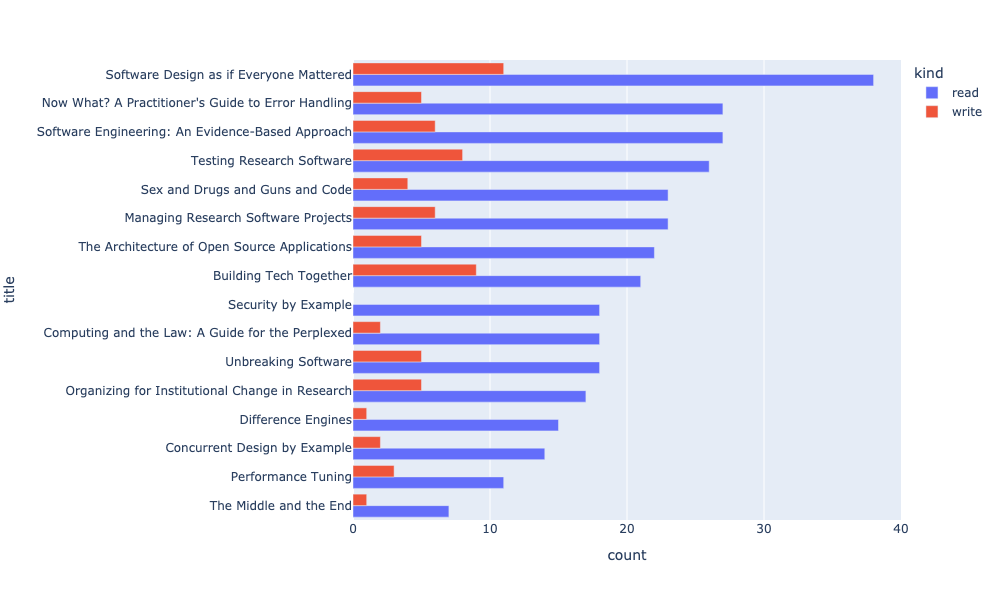

The script that drew this image:
from collections import Counter, defaultdict
import csv
import pandas as pd
import plotly.express as px
import sys

columns = [
    "timestamp",
    "read",
    "write",
    "background",
    "email",
]
keys = {c: i for i, c in enumerate(columns)}

reader = csv.reader(open("unwritten-2024-01.csv", "r"))
to_read = Counter()
to_write = Counter()
authors = defaultdict(set)
for i, line in enumerate(reader):
    if i == 0:
        continue
    for src, coll in (("read", to_read), ("write", to_write)):
        titles = [x.strip() for x in line[keys[src]].split(",")]
        titles = [x for x in titles if x]
        for t in titles:
            coll[t] += 1
            if src == "write" and line[keys["email"]]:
                authors[t].add(line[keys["email"]])

for title in sorted(authors.keys(), key=lambda x: len(authors[x]), reverse=True):
    print(f"({len(authors[title]):2d}) {title}: {', '.join(sorted(authors[title]))}")

result = {
    "title": [],
    "kind": [],
    "count": []
}
for title in sorted(set(to_read.keys()) | set(to_write.keys()), key=lambda x: to_read.get(x, 0)):
    for (kind, source) in (("read", to_read), ("write", to_write)):
        result["title"].append(title)
        result["kind"].append(kind)
        result["count"].append(source.get(title, 0))

df = pd.DataFrame(data=result)
fig = px.bar(df, y="title", x="count", color="kind", barmode="group", width=1000, height=600)
fig.write_image("unwritten-2024-01.png")
fig.write_image("unwritten-2024-01.svg")
